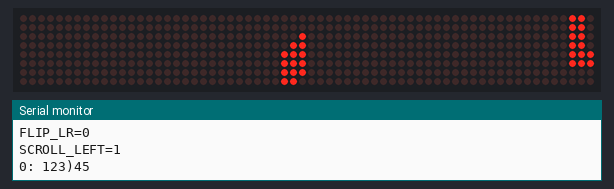
A sketch run on a simulated Arduino Uno, built with avr-gcc and run on an emulated ATmega328P. Shown: 64×8 LED matrix, the last lines printed to the serial monitor.

Above: at 0.16 s.
At 3.76 s:
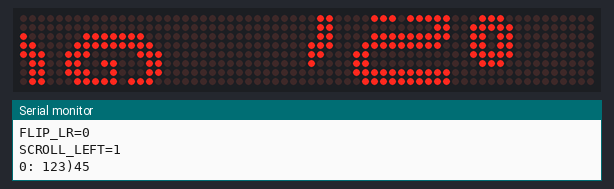
At 7.52 s:
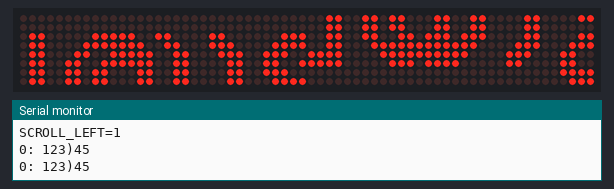
At 14.87 s:
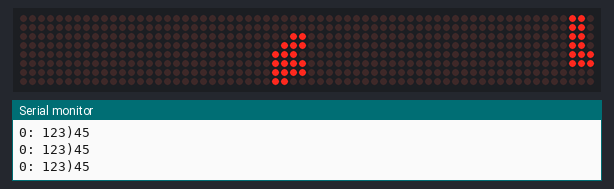
At 29.43 s:
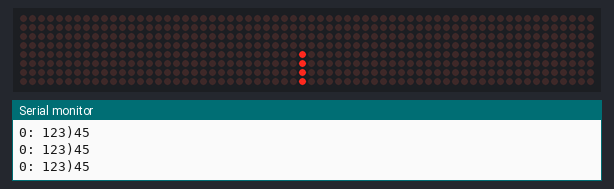
At 39.93 s:
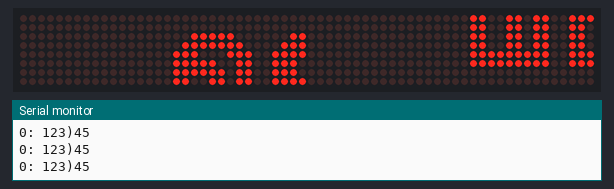

The sketch:

MAX7219-Malayalam.ino
```cpp
#include <MD_Parola.h>
#include <MD_MAX72xx.h>
#include <SPI.h>
#include "Font_Data.h"

// Turn debugging on and off
#define DEBUG 1

#if DEBUG
#define PRINTS(s)   { Serial.print(F(s)); }
#define PRINT(s, v) { Serial.print(F(s)); Serial.print(v); }
#else
#define PRINTS(s)
#define PRINT(s, v)
#endif

// Define the main direction for scrolling double height.
// if 1, scroll left; if 0, scroll right
#define SCROLL_LEFT 1

// Hardware adaptation parameters for scrolling
bool invertUpperZone = false;
textEffect_t scrollUpper, scrollLower;

// Define the number of devices we have in the chain and the hardware interface
// NOTE: These pin numbers may not work with your hardware and may need changing

#define NUM_ZONES 2
#define ZONE_SIZE 4
#define MAX_DEVICES (NUM_ZONES * ZONE_SIZE)

#define ZONE_UPPER  1
#define ZONE_LOWER  0

#define PAUSE_TIME 0
#define SCROLL_SPEED 50

#define HARDWARE_TYPE MD_MAX72XX::FC16_HW
#define CLK_PIN   13
#define DATA_PIN  11
#define CS_PIN    10

// HARDWARE SPI
MD_Parola P = MD_Parola(HARDWARE_TYPE, CS_PIN, MAX_DEVICES);
// SOFTWARE SPI
//MD_Parola P = MD_Parola(HARDWARE_TYPE, DATA_PIN, CLK_PIN, CS_PIN, MAX_DEVICES);

const char *msgL[] =
{
  "123)45",
};
char *msgH; // allocated memory in setup()

void setup(void)
{
  uint8_t max = 0;

  uint8_t intens = 0;

#if DEBUG
  Serial.begin(57600);
  PRINTS("\n[Double_Height_v2]");
#endif

  // set up global parameters
  invertUpperZone = (HARDWARE_TYPE == MD_MAX72XX::GENERIC_HW || HARDWARE_TYPE == MD_MAX72XX::PAROLA_HW);
  if (invertUpperZone)
  {
#if SCROLL_LEFT // invert and scroll left
    scrollUpper = PA_SCROLL_RIGHT;
    scrollLower = PA_SCROLL_LEFT;
#else           // invert and scroll right
    scrollUpper = PA_SCROLL_LEFT;
    scrollLower = PA_SCROLL_RIGHT;
#endif
  }
  else // not invert
  {
#if SCROLL_LEFT // not invert and scroll left
    scrollUpper = PA_SCROLL_LEFT;
    scrollLower = PA_SCROLL_LEFT;
#else           // not invert and scroll right
    scrollUpper = PA_SCROLL_RIGHT;
    scrollLower = PA_SCROLL_RIGHT;
#endif
  }

  // work out the size of buffer required
  for (uint8_t i = 0; i < ARRAY_SIZE(msgL); i++)
    if (strlen(msgL[i]) > max) max = strlen(msgL[i]);

  msgH = (char *)malloc(sizeof(char) * (max + 2));

  // initialise the LED display
  P.begin(NUM_ZONES);

  // Set up zones for 2 halves of the display


  P.setZone(ZONE_LOWER, 0, ZONE_SIZE - 1);
  P.setZone(ZONE_UPPER, ZONE_SIZE, MAX_DEVICES - 1);
  P.setIntensity(intens);
  P.setFont(BigFont);
  P.setCharSpacing(P.getCharSpacing() * 2); // double height --> double spacing
  if (invertUpperZone)
  {
    P.setZoneEffect(ZONE_UPPER, true, PA_FLIP_UD);
    P.setZoneEffect(ZONE_UPPER, true, PA_FLIP_LR);
  }
  PRINT("\nFLIP_UD=", P.getZoneEffect(ZONE_UPPER, PA_FLIP_UD));
  PRINT("\nFLIP_LR=", P.getZoneEffect(ZONE_UPPER, PA_FLIP_LR));
  PRINT("\nSCROLL_LEFT=", SCROLL_LEFT);
}

void createHString(char *pH, const char *pL)
{
  for (; *pL != '\0'; pL++)
    *pH++ = *pL | 0x80;   // offset character

  *pH = '\0'; // terminate the string
}

void loop(void)
{
  static uint8_t cycle = 0;

  P.displayAnimate();

  if (P.getZoneStatus(ZONE_LOWER) && P.getZoneStatus(ZONE_UPPER))
  {
    PRINT("\n", cycle);
    PRINT(": ", msgL[cycle]);

    // set up the string
    createHString(msgH, msgL[cycle]);

    P.displayClear();
    if (invertUpperZone)
    {
      P.displayZoneText(ZONE_UPPER, msgH, PA_CENTER, SCROLL_SPEED, PAUSE_TIME, scrollUpper, scrollLower);
      P.displayZoneText(ZONE_LOWER, msgL[cycle], PA_CENTER, SCROLL_SPEED, PAUSE_TIME, scrollUpper, scrollLower);
    }
    else
    {
      P.displayZoneText(ZONE_LOWER, msgL[cycle], PA_LEFT, SCROLL_SPEED, PAUSE_TIME, PA_SCROLL_LEFT, PA_SCROLL_LEFT );
      P.displayZoneText(ZONE_UPPER, msgH, PA_LEFT, SCROLL_SPEED, PAUSE_TIME, PA_SCROLL_LEFT, PA_SCROLL_LEFT);
    }

    // prepare for next pass
    cycle = (cycle + 1) % ARRAY_SIZE(msgL);

    // synchronize the start and run the display
    P.synchZoneStart();
  }
}
```

Source omitted: Font_Data.h (data table, 16183 bytes)
